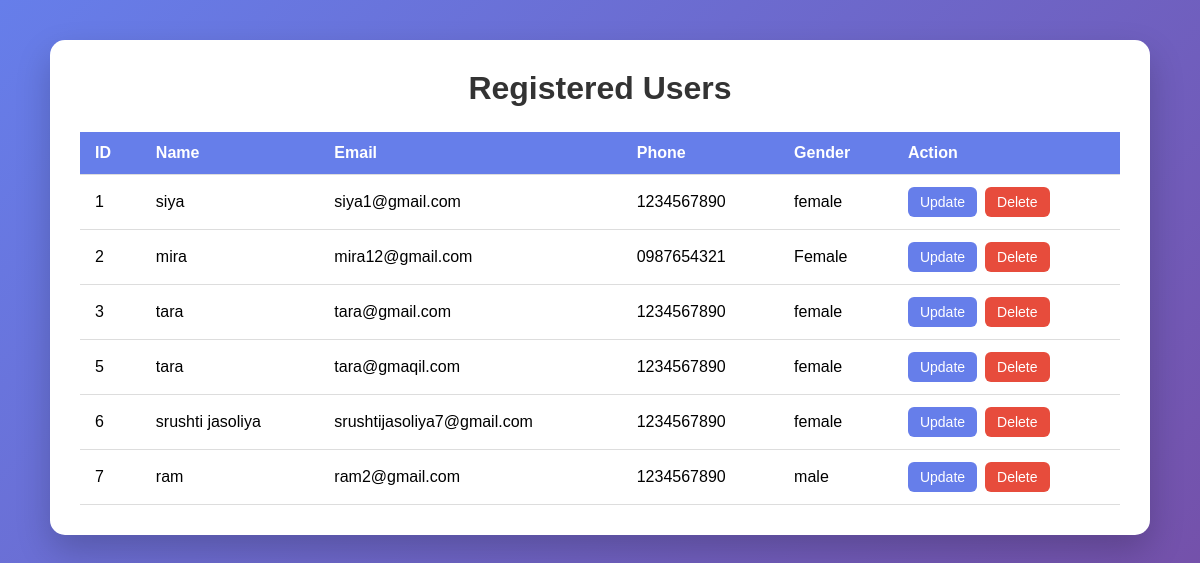
Screenshot of /form/ with the database file from the repository.
### form/models.py (models this page shows, shortened)
class UserInfo(models.Model):
    GENDER_CHOICES = [
        ('Male', 'Male'),
        ('Female', 'Female'),
        ('Other', 'Other'),
    ]
    name = models.CharField(max_length=100)
    email = models.EmailField()
    phone = models.CharField(max_length=15)
    gender = models.CharField(
        max_length=10,
        choices=GENDER_CHOICES
    )

### form/views.py (the view)
def user_list(request):
    users = UserInfo.objects.all()
    return render(request, 'user_list.html', {
        'users': users
    })

### template/user_list.html (shortened to what this page needs)
<!DOCTYPE html>
<html lang="en">
<head>
</head>
<body>
<div class="container">
    <h1>Registered Users</h1>
    {% if users %}
    <table>
        <thead>
            <tr>
                <th>ID</th>
                <th>Name</th>
                <th>Email</th>
                <th>Phone</th>
                <th>Gender</th>
                <th>Action</th>
            </tr>
        </thead>
        <tbody>
            {% for user in users %}
            <tr>
                <td>
                    {{ user.id }}
                </td>
                <td>
                    {{ user.name }}
                </td>
                <td>
                    {{ user.email }}
                </td>
                <td>
                    {{ user.phone }}
                </td>
                <td>
                    {{ user.get_gender_display }}
                </td>
                <td>
                    <div class="action-buttons">
                        <a
                            href="{% url 'user_update' user.id %}"
                            class="update-btn">
                            Update
                        </a>
                        <form
                            method="POST"
                            action="{% url 'user_delete' user.id %}"
                            style="display: inline;"
                        >
                            <button
                                type="submit"
                                class="delete-btn"
                                onclick="return confirm('Are you sure you want to delete this user?');"
                            >
                                Delete
                            </button>
                        </form>
                    </div>
                </td>
            </tr>
            {% endfor %}
        </tbody>
    </table>
    {% else %}
        <div class="no-data">
            No users found in the database.
        </div>
    {% endif %}
</div>
</body>
</html>

### template/user_list.html (style rules this page uses)
* { margin: 0; padding: 0; box-sizing: border-box; font-family: Arial, sans-serif; }
body { min-height: 100vh; background: linear-gradient(135deg, #667eea, #764ba2); padding: 40px 20px; }
.container { max-width: 1100px; margin: auto; background: white; padding: 30px; border-radius: 15px; box-shadow: 0 15px 35px rgba(0, 0, 0, 0.2); }
h1 { text-align: center; margin-bottom: 25px; color: #333; }
table { width: 100%; border-collapse: collapse; }
th, td { padding: 12px 15px; border-bottom: 1px solid #ddd; text-align: left; }
th { background: #667eea; color: white; }
.action-buttons { display: flex; gap: 8px; }
.update-btn { display: inline-block; padding: 7px 12px; background: #667eea; color: white; text-decoration: none; border-radius: 6px; font-size: 14px; }
.delete-btn { padding: 7px 12px; background: #e74c3c; color: white; border: none; border-radius: 6px; font-size: 14px; cursor: pointer; }

### rows the page displays
UserInfo: id "1", name "siya", email "siya1@gmail.com", phone "1234567890", gender "female"
UserInfo: id "2", name "mira", email "mira12@gmail.com", phone "0987654321", gender "Female"
UserInfo: id "3", name "tara", email "tara@gmail.com", phone "1234567890", gender "female"
UserInfo: id "5", name "tara", email "tara@gmaqil.com", phone "1234567890", gender "female"
UserInfo: id "6", name "srushti jasoliya", email "srushtijasoliya7@gmail.com", phone "1234567890", gender "female"
UserInfo: id "7", name "ram", email "ram2@gmail.com", phone "1234567890", gender "male"
